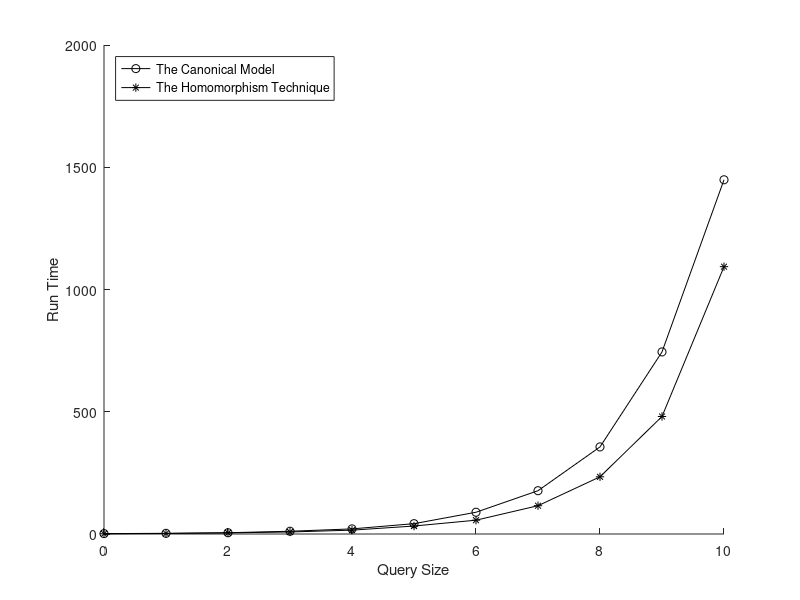

MATLAB code to generate this figure:
format long
A = [
	0	1.669900	0.952000;
	1	2.755000	2.235000;
	2	5.216700	4.529600;
	3	11.255300	8.360000;
	4	20.879300	15.779500;
	5	42.275800	32.618000;
	6	88.974300	56.506200;
	7	177.079100	115.715000;
	8	356.189700	233.905100;
	9	744.738100	480.637500;
	10	1448.728900	1093.394800;
];

hold on
f = plot(A(:,1), A(:,2), 'k-o');
f = plot(A(:,1), A(:,3), 'k-*');
hold off
xlabel('Query Size')
ylabel('Run Time')
legend('The Canonical Model', 'The Homomorphism Technique', 'Location', 'northwest')
saveas(f, '../img/ChildBranchRank2Graph.png');
